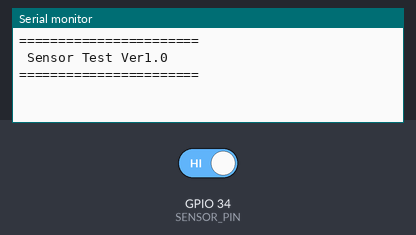
Recording of a sketch running on a simulated ESP32. Shown: the last lines printed to the serial monitor. The inputs (shaded band) are chosen by the test bench; at power-on: GPIO 34 (SENSOR_PIN) HIGH.

Above: at 1.2 s.
1.3 s: GPIO 34 (SENSOR_PIN) driven LOW
At 2.0 s:
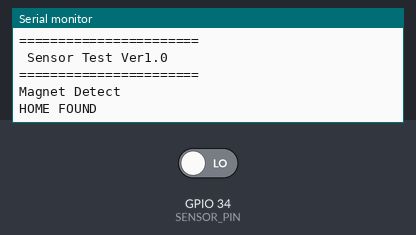
2.8 s: GPIO 34 (SENSOR_PIN) driven HIGH
At 3.2 s:
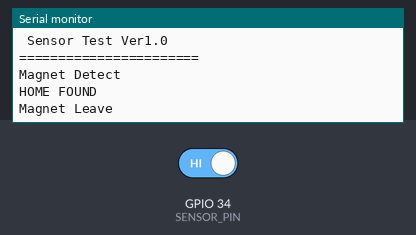

The sketch:

sensor_test.ino
```cpp
#include "config.h"
#include "sensor.h"

bool homed = false;

void setup() {

  Serial.begin(115200);

  DEBUG_PRINTLN("");
  DEBUG_PRINTLN("=======================");
  DEBUG_PRINTLN(" Sensor Test Ver1.0");
  DEBUG_PRINTLN("=======================");

  sensorInit();
}

void loop() {

  sensorUpdate();

  if (sensorRisingEdge()) {
    DEBUG_PRINTLN("Magnet Detect");
  }

  if (sensorFallingEdge()) {
    DEBUG_PRINTLN("Magnet Leave");
  }

  if (!homed) {
    if (sensorHomePosition()) {
      DEBUG_PRINTLN("HOME FOUND");
      homed = true;
    }
  }

}
```

sensor.cpp
```cpp
#include "config.h"
#include "sensor.h"


// 現在の状態
static bool currentState = HIGH;

// 前回状態
static bool previousState = HIGH;

// エッジ検出
static bool risingEdge = false;
static bool fallingEdge = false;

// デバウンス用
static bool lastRawState = HIGH;
static unsigned long lastChangeTime = 0;

const unsigned long debounceTime = 10;   // 10ms

// 初期化
void sensorInit()
{
    pinMode(SENSOR_PIN, INPUT);

    currentState = digitalRead(SENSOR_PIN);
    previousState = currentState;

    lastRawState = currentState;
    lastChangeTime = millis();

    risingEdge = false;
    fallingEdge = false;
}

// 更新（loop毎に呼ぶ）
void sensorUpdate() {
    // 毎回クリア
    risingEdge = false;
    fallingEdge = false;

    bool raw = digitalRead(SENSOR_PIN);

    // 状態が変わったら時間を記録
    if (raw != lastRawState) {
        lastRawState = raw;
        lastChangeTime = millis();
    }

    // 一定時間変化しなければ確定
    if (millis() - lastChangeTime >= debounceTime) {
        if (raw != currentState) {
            previousState = currentState;
            currentState = raw;

            if (previousState == HIGH && currentState == LOW) {
                risingEdge = true;
            }

            if (previousState == LOW && currentState == HIGH) {
                fallingEdge = true;
            }
        }
    }
}

// 現在の状態
bool sensorDetected()
{
    return currentState == LOW;
}

// ONになった瞬間
bool sensorRisingEdge()
{
    return risingEdge;
}

// OFFになった瞬間
bool sensorFallingEdge()
{
    return fallingEdge;
}

// ホームポジション
bool sensorHomePosition() {
    return sensorRisingEdge();
}
```

sensor.h
```cpp
#ifndef SENSOR_H
#define SENSOR_H

#include <Arduino.h>

// 初期化
void sensorInit();

// 更新（loop毎に呼ぶ）
void sensorUpdate();

// 現在の状態
bool sensorDetected();

// ONになった瞬間
bool sensorRisingEdge();

// OFFになった瞬間
bool sensorFallingEdge();

// ホームポジション
bool sensorHomePosition();

#endif
```

config.h
```cpp
#ifndef CONFIG_H
#define CONFIG_H

#include <Arduino.h>

//==================================================
// Version
//==================================================

// #define VERSION "Motor Test Ver1.0"
#define VERSION "Clock Receiver Ver0.1"

//==================================================
// Motor
//==================================================

#define IN1 18
#define IN2 19
#define IN3 21
#define IN4 22

//==================================================
// Hall Sensor
//==================================================

#define SENSOR_PIN 34

#define DEBUG_ENABLE 1

//==================================================
// RS485 (UART2)
//==================================================

#define RS485_RX 16
#define RS485_TX 17

#define RS485_BAUD 9600

//==================================================
// Motor
//==================================================
// モーター本来の仕様（参考値）
#define MOTOR_STEPS_PER_REV 200.0f

//==================================================
// Clock Mechanism
//==================================================

// 時計機構の設計値
#define DESIGN_STEPS_PER_REV 200.0f

// 実機キャリブレーション値
// 組み立て後の実測値
// デフォルトのキャリブレーション値
#define DEFAULT_CLOCK_STEPS_PER_REV 211.0f

// 現在使用する値
#define CLOCK_STEPS_PER_REV DEFAULT_CLOCK_STEPS_PER_REV

#define NORMAL_STEP_PER_SEC (CLOCK_STEPS_PER_REV / 3600.0f)

// JUMP速度 [step/sec]
#define JUMP_STEP_PER_SEC 35.0f

//==================================================
// Clock
//==================================================

#define CLOCK_INTERVAL 60000UL

//==================================================
// Homing
//==================================================

// ホーミング高速
#define HOME_FAST_SPEED 40.0f

// ホーミング低速
#define HOME_SLOW_SPEED 8.0f

// タイムアウト(ms)
#define HOME_TIMEOUT 15000

//==================================================
// Debug
//==================================================

#define DEBUG_ENABLE 1

#define DEBUG_MOTOR 1
#define DEBUG_COMM 1
#define DEBUG_STATE 1
#define DEBUG_SENSOR 1

#if DEBUG_ENABLE
#define DEBUG_PRINT(x) Serial.print(x)
#define DEBUG_PRINTLN(x) Serial.println(x)
#define DEBUG_PRINTF(...) Serial.printf(__VA_ARGS__)
#else
#define DEBUG_PRINT(x)
#define DEBUG_PRINTLN(x)
#define DEBUG_PRINTF(...)

#endif

#endif
```

Measured:
- after the input at 1.3 s, the serial monitor: prints a new line at once (image 1)
- after the input at 2.8 s, the serial monitor: prints a new line at once (image 2)
